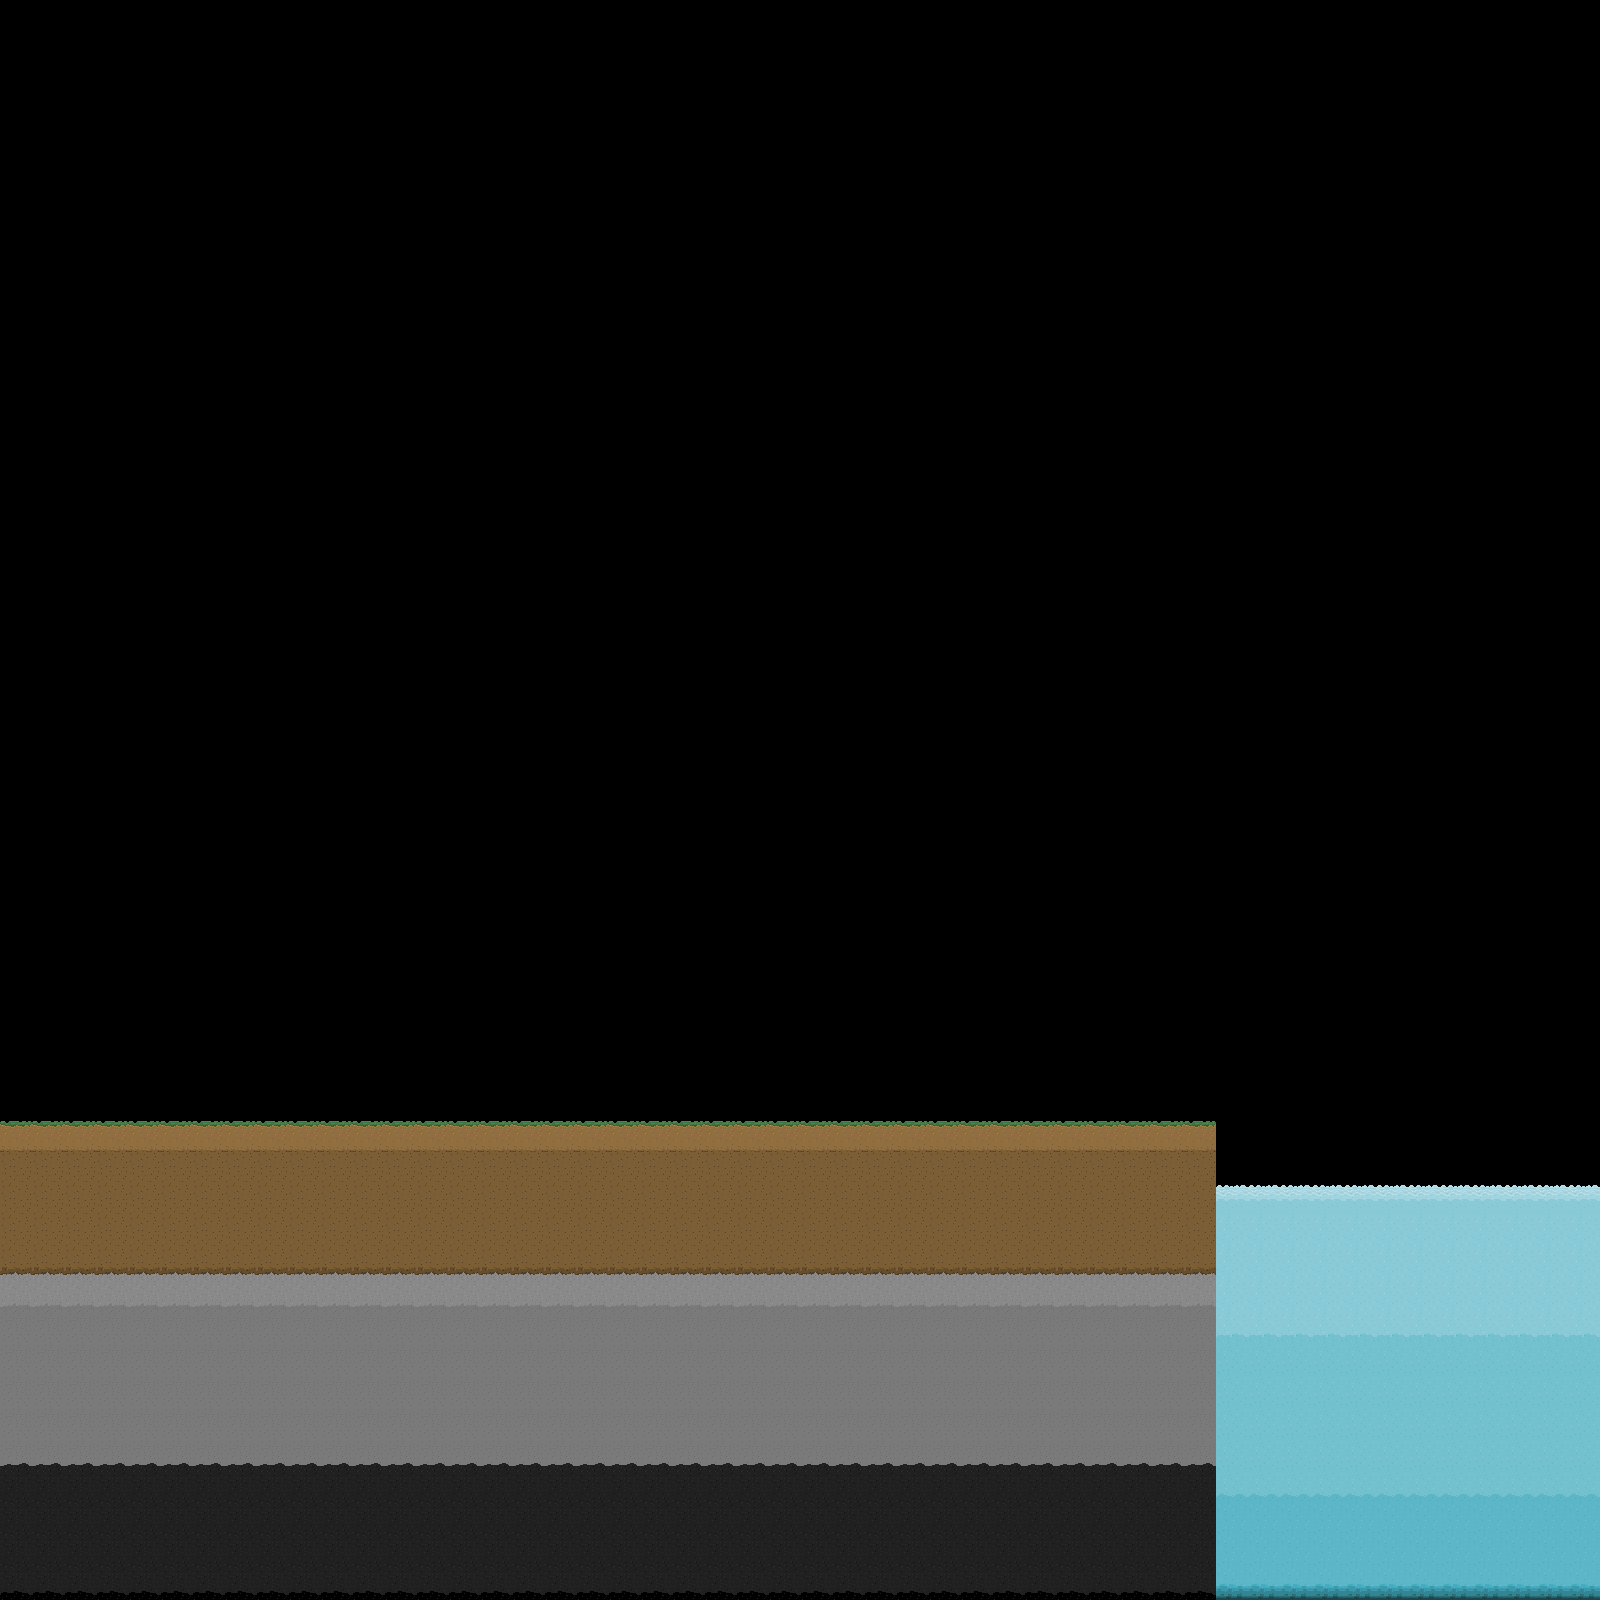

The image is a tile-based game level rendered from a .tmx file. Its description and source (layers, tilesets, objects; grid data summarised) follow:
An orthogonal 50x50 tile map with 32x32 px tiles, 2 tile layers (block, background).

<map version="1.5" tiledversion="1.7.2" orientation="orthogonal" renderorder="right-down" width="50" height="50" tilewidth="32" tileheight="32" infinite="0" nextlayerid="3" nextobjectid="1">
 <editorsettings>
  <export target="../../test/data/test.json" format="json" />
 </editorsettings>
 <tileset firstgid="1" name="PixelAtlas" tilewidth="32" tileheight="32" tilecount="20" columns="4">
  <image source="../../main/assets/PixelAtlas.png" width="128" height="160" />
 </tileset>
 <layer id="1" name="block" width="50" height="50">
  <data>[2500 cells, 570 non-empty, 8 distinct tile ids]</data>
 </layer>
 <layer id="2" name="background" width="50" height="50">
  <data>[2500 cells, 156 non-empty, 7 distinct tile ids]</data>
 </layer>
</map>
